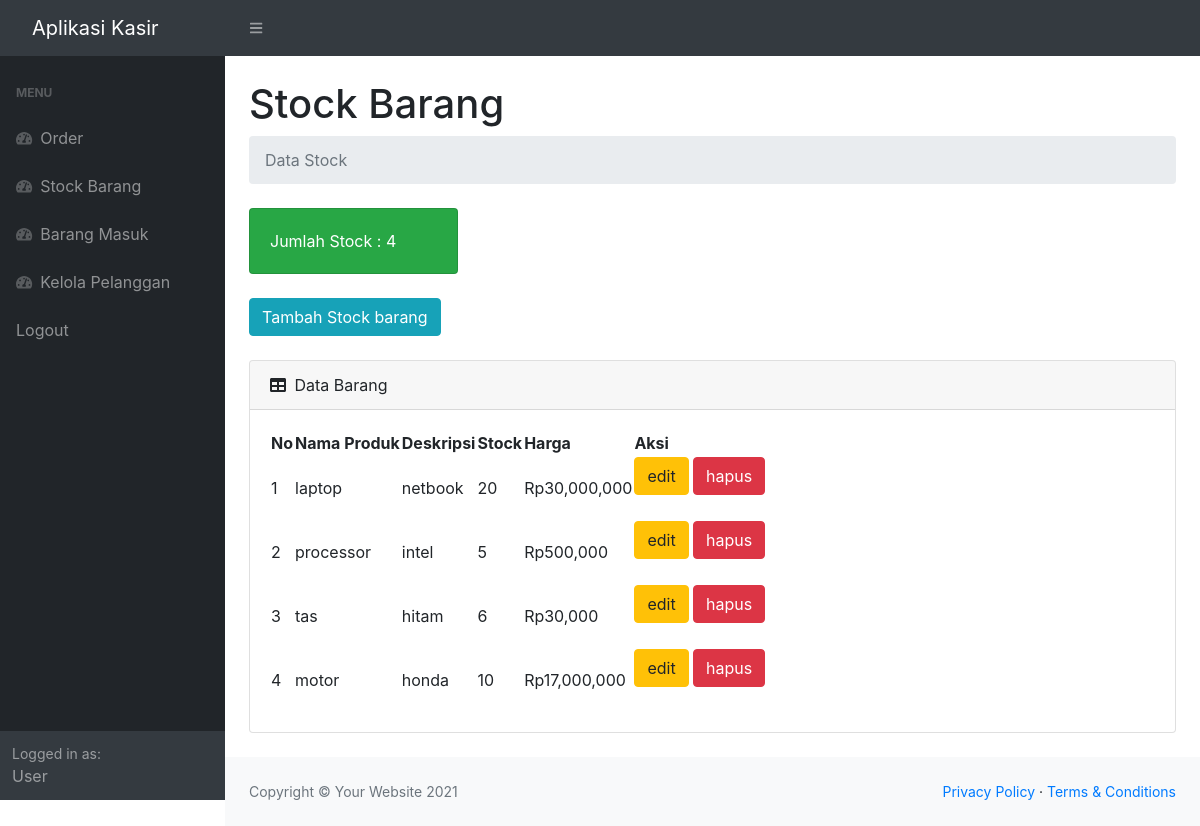
The app's page /kasir/stock.php (signed in) with its own data.
### tables this page shows
CREATE TABLE `produk` (
  `idproduk` int(11) NOT NULL,
  `namaproduk` varchar(20) NOT NULL,
  `deskripsi` varchar(30) NOT NULL,
  `harga` int(11) NOT NULL,
  `stock` int(11) NOT NULL
);

### kasir/stock.php (the view, shortened to what this page needs)
<?php
require 'cek_login.php';
$h1 = mysqli_query($c,"SELECT * FROM produk ");
$h2 = mysqli_num_rows($h1);
 ?>
<!DOCTYPE html>
<html lang="en">
    <head>
        <link href="https://cdn.jsdelivr.net/npm/simple-datatables@latest/dist/style.css" rel="stylesheet" />
        <link href="css/styles.css" rel="stylesheet" />
         <link rel="stylesheet" href="https://cdn.jsdelivr.net/npm/bootstrap@4.6.1/dist/css/bootstrap.min.css">
    </head>
    <body class="sb-nav-fixed">
        <nav class="sb-topnav navbar navbar-expand navbar-dark bg-dark">
            <a class="navbar-brand ps-3" href="index.php">Aplikasi Kasir </a>
            <button class="btn btn-link btn-sm order-1 order-lg-0 me-4 me-lg-0" id="sidebarToggle" href="#!"><i class="fas fa-bars"></i></button>
        </nav>
        <div id="layoutSidenav">
            <div id="layoutSidenav_nav">
                <nav class="sb-sidenav accordion sb-sidenav-dark" id="sidenavAccordion">
                    <div class="sb-sidenav-menu">
                        <div class="nav">
                            <div class="sb-sidenav-menu-heading">menu</div>
                            <a class="nav-link" href="index.php">
                                <div class="sb-nav-link-icon"><i class="fas fa-tachometer-alt"></i></div>
                                Order
                            </a>
                            <a class="nav-link" href="stock.php">
                                <div class="sb-nav-link-icon"><i class="fas fa-tachometer-alt"></i></div>
                                Stock Barang
                            </a>
                            <a class="nav-link" href="masuk.php">
                                <div class="sb-nav-link-icon"><i class="fas fa-tachometer-alt"></i></div>
                                Barang Masuk
                            </a>
                            <a class="nav-link" href="pelanggan.php">
                                <div class="sb-nav-link-icon"><i class="fas fa-tachometer-alt"></i></div>
                                Kelola Pelanggan
                            </a>
                            <a class="nav-link" href="logout.php">
                                Logout
                            </a>
                        </div>
                    </div>
                    <div class="sb-sidenav-footer">
                        <div class="small">Logged in as:</div>
                       User
                    </div>
                </nav>
            </div>
            <div id="layoutSidenav_content">
                <main>
                    <div class="container-fluid px-4">
                         <h1 class="mt-4">Stock Barang</h1>
                        <ol class="breadcrumb mb-4">
                            <li class="breadcrumb-item active">Data Stock</li>
                        </ol>
                        <div class="row">
                            <div class="col-xl-3 col-md-6">
                                <div class="card bg-success text-white mb-4">
                                    <div class="card-body">Jumlah Stock : <?=$h2;?></div>
                                </div>
                            </div>
                        </div>
                            <button type="button" class="btn btn-info mb-4"  data-toggle="modal" data-target="#myModal">
                              Tambah Stock barang
                            </button>
                        <div class="card mb-4">
                            <div class="card-header">
                                <i class="fas fa-table me-1"></i>
                                Data Barang
                            </div>
                            <div class="card-body">
                                <table id="datatablesSimple">
                                    <thead>
                                        <tr>
                                            <th>No</th>
                                            <th>Nama Produk</th>
                                            <th>Deskripsi</th>
                                            <th>Stock</th>
                                            <th>Harga </th>
                                            <th>Aksi</th>
                                        </tr>
                                    </thead>
                                    <tbody>
                                        <?php
                                        $get = mysqli_query($c,"SELECT * fROM produk");
                                        $i = 1;
                                        while ($p=mysqli_fetch_array($get)) {
                                          $namaproduk = $p['namaproduk'];
                                          $deskripsi = $p['deskripsi'];
                                          $harga = $p['harga'];
                                          $stock = $p['stock'];
                                          $idproduk= $p['idproduk'];
                                         ?>
                                        <tr>
                                            <td><?=$i++;?></td>
                                            <td><?=$namaproduk;?></td>
                                            <td><?=$deskripsi;?></td>
                                            <td><?=$stock;?></td>
                                            <td>Rp<?=number_format($harga);?></td>
                                            <td align="center">
                                                 <button type="button" class="btn btn-warning mb-4"  data-toggle="modal" data-target="#edit<?=$idproduk;?>">
                                                      edit
                                                    </button>
                                                     <button type="button" class="btn btn-danger mb-4"  data-toggle="modal" data-target="#hapus<?=$idproduk;?>">
                                                      hapus
                                                    </button>
                                             </td>
                                        </tr>
                                        <?php
                                         };
                                         ?>
                                    </tbody>
                                </table>
                            </div>
                        </div>
                    </div>
                </main>
                <footer class="py-4 bg-light mt-auto">
                    <div class="container-fluid px-4">
                        <div class="d-flex align-items-center justify-content-between small">
                            <div class="text-muted">Copyright &copy; Your Website 2021</div>
                            <div>
                                <a href="#">Privacy Policy</a>
                                &middot;
                                <a href="#">Terms &amp; Conditions</a>
                            </div>
                        </div>
                    </div>
                </footer>
            </div>
        </div>
    </body>
</html>

### records on screen
produk: namaproduk "laptop", deskripsi "netbook", stock "20", harga "30,000,000"
produk: namaproduk "processor", deskripsi "intel", stock "5", harga "500,000"
produk: namaproduk "tas", deskripsi "hitam", stock "6", harga "30,000"
produk: namaproduk "motor", deskripsi "honda", stock "10", harga "17,000,000"

### other values on screen
$h2 "4"
